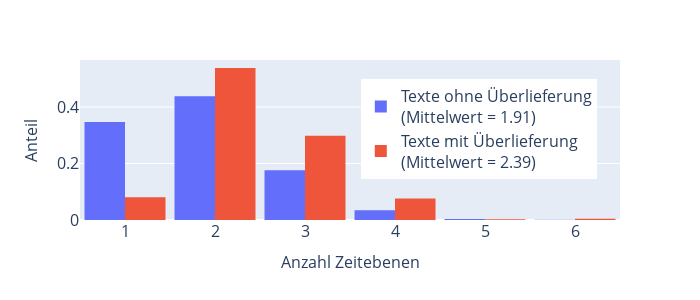

The cell this chart's notebook holds for it:
### Code cell
meta_plot = meta_anth_bin.copy()

for cont_comp_feature in cont_comp_features:
    mean_main = meta_plot[meta_plot[main_feature] == 1][cont_comp_feature].mean()
    mean_notmain = meta_plot[meta_plot[main_feature] == 0][cont_comp_feature].mean()
    label_main = f"Texte mit Überlieferung<br>(Mittelwert = {round(mean_main, 2)})"
    label_notmain = f"Texte ohne Überlieferung<br>(Mittelwert = {round(mean_notmain, 2)})"
    meta_plot['plot_legend'] = [label_main if x == 1 else label_notmain for x in meta_plot[main_feature]]
        
    fig = px.histogram(
        meta_plot,
        x = cont_comp_feature,
        color = 'plot_legend',
        histnorm = 'probability density',
        barmode = 'group',
        labels = {'plot_legend' : '', 'zeitebenen' : 'Anzahl Zeitebenen',}
    )

    fig.update_layout(
        width = 700, height = 300,
        yaxis_title="Anteil",
        xaxis=dict(tickfont=dict(size=16), titlefont=dict(size=16)),
        yaxis=dict(tickfont=dict(size=16), titlefont=dict(size=16)),
        legend=dict(font = dict(size=16), x=0.52, y = 0.88),
        bargap=0.1
    )
    # fig.write_image(f"plots/6.8 Ueberlieferung – {cont_comp_feature}.pdf")
    fig.show()

### Figure 1 — Plotly figure (JSON) as saved in the notebook; plotly's stock layout.template omitted (floating-point values rounded to 4 significant figures; data arrays with more than 128 entries replaced by an {"elided": "..."} marker saying what was removed)
{"data": [{"alignmentgroup": "True", "bingroup": "x", "histnorm": "probability density", "hovertemplate": "=Texte ohne Überlieferung<br>(Mittelwert = 1.91)<br>Anzahl Zeitebenen=%{x}<br>probability density=%{y}<extra></extra>", "legendgroup": "Texte ohne Überlieferung<br>(Mittelwert = 1.91)", "marker": {"color": "#636efa", "pattern": {"shape": ""}}, "name": "Texte ohne Überlieferung<br>(Mittelwert = 1.91)", "offsetgroup": "Texte ohne Überlieferung<br>(Mittelwert = 1.91)", "orientation": "v", "showlegend": true, "type": "histogram", "x": {"elided": "1417 int values"}, "xaxis": "x", "yaxis": "y"}, {"alignmentgroup": "True", "bingroup": "x", "histnorm": "probability density", "hovertemplate": "=Texte mit Überlieferung<br>(Mittelwert = 2.39)<br>Anzahl Zeitebenen=%{x}<br>probability density=%{y}<extra></extra>", "legendgroup": "Texte mit Überlieferung<br>(Mittelwert = 2.39)", "marker": {"color": "#EF553B", "pattern": {"shape": ""}}, "name": "Texte mit Überlieferung<br>(Mittelwert = 2.39)", "offsetgroup": "Texte mit Überlieferung<br>(Mittelwert = 2.39)", "orientation": "v", "showlegend": true, "type": "histogram", "x": {"elided": "433 int values"}, "xaxis": "x", "yaxis": "y"}], "layout": {"bargap": 0.1, "barmode": "group", "height": 300, "legend": {"font": {"size": 16}, "title": {"text": ""}, "tracegroupgap": 0, "x": 0.52, "y": 0.88}, "margin": {"t": 60}, "width": 700, "xaxis": {"anchor": "y", "domain": [0, 1], "tickfont": {"size": 16}, "title": {"font": {"size": 16}, "text": "Anzahl Zeitebenen"}}, "yaxis": {"anchor": "x", "domain": [0, 1], "tickfont": {"size": 16}, "title": {"font": {"size": 16}, "text": "Anteil"}}}}
